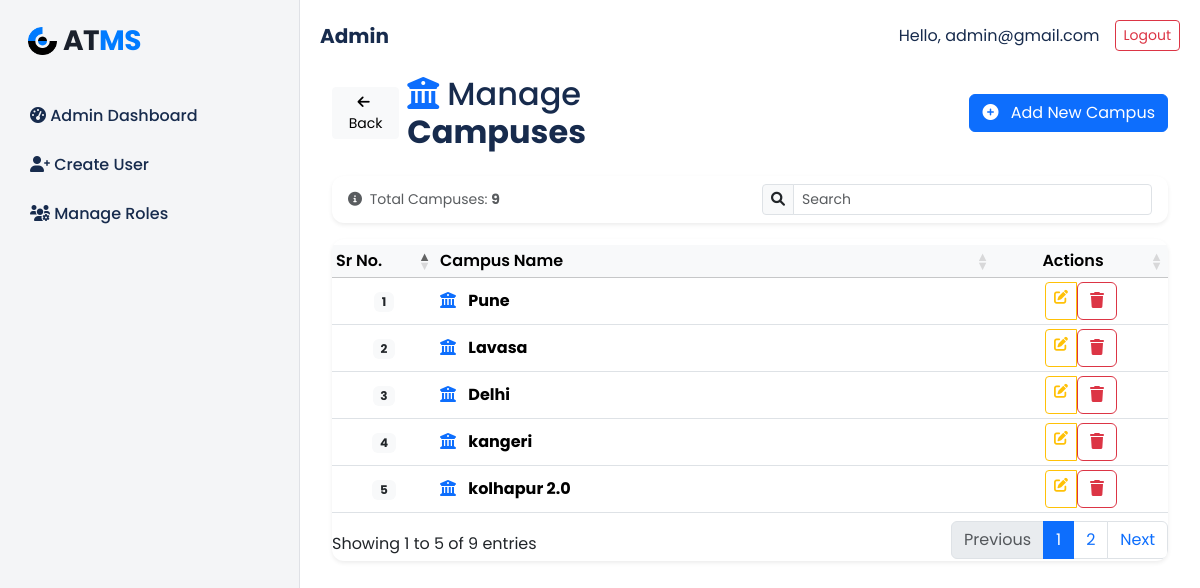
Page /accounts/campus/ (signed in) on the earlier database version.
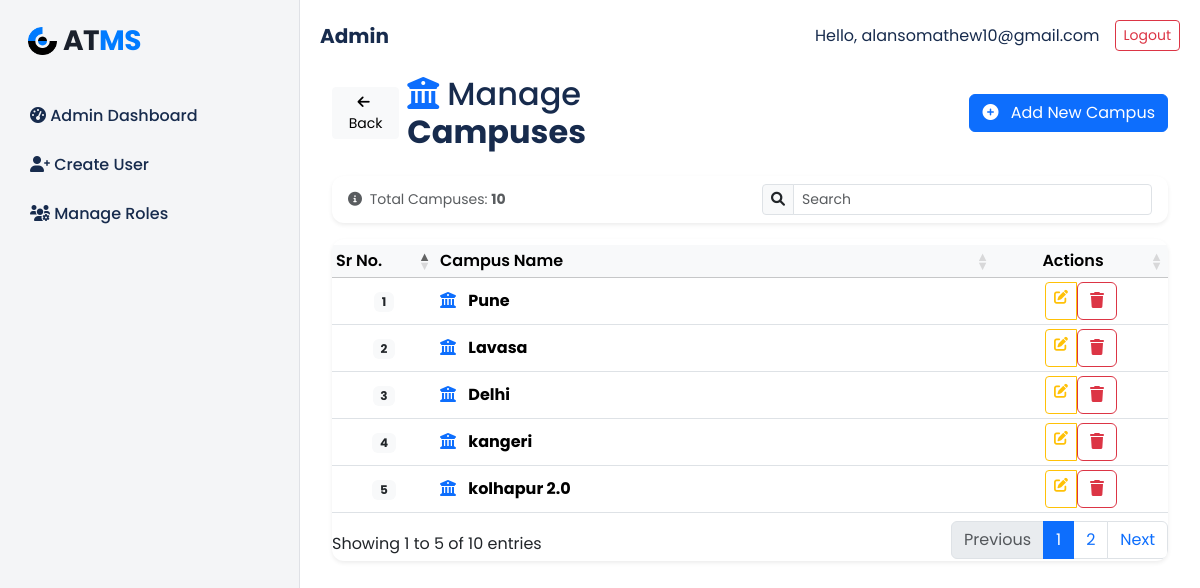
Same page on the later database version.
### accounts/models.py (models this page shows, shortened)
class CustomUser(AbstractUser):
    emp_id = models.CharField(max_length=20, blank=True, null=True)
    campus = models.ForeignKey('Campus', on_delete=models.SET_NULL, null=True, blank=True)
    school = models.ForeignKey('School', on_delete=models.SET_NULL, null=True, blank=True)
    department = models.ManyToManyField('Department', blank=True)
    phone_number = models.CharField(max_length=15, blank=True, null=True)
    gender = models.CharField(max_length=10, blank=True, null=True)
    phone_no = models.CharField(max_length=15, blank=True, null=True)
    role = models.CharField(
        max_length=10,
        choices=[('admin', 'Admin'), ('hod', 'HOD'), ('staff', 'Staff'), ('student', 'Student')],
        blank=True, null=True,
    )
    email = models.EmailField(unique=True)
    USERNAME_FIELD = 'email'  # login using email
    REQUIRED_FIELDS = ['username']        # must NOT include 'email'

### accounts/views.py (the view)
# urls.py: path('campus/', views.campus_crud, name='campus_crud'),
def campus_crud(request):
    if request.method == "POST":
        name = request.POST.get("name")
        if name:
            Campus.objects.create(name=name)
            return redirect('accounts:campus_crud')
    campuses = Campus.objects.all()
    return render(request, 'accounts/campus_crud.html', {'campuses': campuses})

### accounts/context_processors.py (called while the page is built)
def all_projects(request):
    projects = Project.objects.all()
    return {'projects': projects}

def global_teams_and_students(request):
    teams = Team.objects.all()
    students = User.objects.filter(role='staff')
    return {
        'teams': teams,
        'students': students
    }

### accounts/templates/accounts/campus_crud.html (shortened to what this page needs)
{% extends 'admin_base.html' %}
{% load static %}
{% block content %}
<div class="container-xl mt-4">
    <div class="row mb-4 align-items-center">
        <div class="col-sm-6 d-flex align-items-center gap-2">
            <a href="{% url 'accounts:dashboard' %}" class="btn btn-light btn-sm">
                <i class="fa fa-arrow-left me-1"></i> Back
            </a>
            <h2 class="mb-0"><i class="fa fa-university me-2 text-primary"></i>Manage <b>Campuses</b></h2>
        </div>
        <div class="col-sm-6 text-end">
            <button class="btn btn-primary" data-bs-toggle="collapse" data-bs-target="#addCampusForm">
                <i class="fa fa-plus-circle me-2"></i> Add New Campus
            </button>
        </div>
    </div>
    <div class="card shadow-sm border-0 mb-3">
        <div class="card-body py-2">
            <div class="row align-items-center">
                <div class="col-md-6">
                    <small class="text-muted">
                        <i class="fa fa-info-circle me-1"></i>
                        Total Campuses: <strong>{{ campuses|length }}</strong>
                    </small>
                </div>
                <div class="col-md-6">
                    <div class="input-group input-group-sm">
                        <span class="input-group-text"><i class="fa fa-search"></i></span>
                        <input class="form-control" id="campusSearch" type="text" placeholder="Search ">
                    </div>
                </div>
            </div>
        </div>
    </div>
    <div class="card shadow-sm border-0">
        <div class="card-body p-0">
            <div class="table-responsive">
                <table id="campusDataTable" class="table table-hover table-sm align-middle mb-0">
                    <thead class="table-light">
                        <tr>
                            <th class="fw-semibold" style="width: 80px;">Sr No.</th>
                            <th class="fw-semibold">Campus Name</th>
                            <th class="fw-semibold text-center" style="width: 150px;">Actions</th>
                        </tr>
                    </thead>
                    <tbody id="campusTable">
                        {% for campus in campuses %}
                        <tr>
                            <td class="text-center">
                                <span class="badge bg-light text-dark">{{ forloop.counter }}</span>
                            </td>
                            <td>
                                <i class="fa fa-university text-primary me-2"></i>
                                <strong>{{ campus.name }}</strong>
                            </td>
                            <td class="text-center">
                                <div class="btn-group btn-group-sm" role="group">
                                    <a href="{% url 'accounts:edit_campus' campus.id %}" class="btn btn-outline-warning" title="Edit Campus" data-bs-toggle="tooltip">
                                        <i class="fa fa-edit"></i>
                                    </a>
                                    <form method="POST" action="{% url 'accounts:delete_campus' campus.id %}" style="display:inline;" onsubmit="return confirm('Are you sure you want to delete this campus? This action cannot be undone.');">
                                        <button type="submit" class="btn btn-outline-danger" title="Delete Campus" data-bs-toggle="tooltip">
                                            <i class="fa fa-trash"></i>
                                        </button>
                                    </form>
                                </div>
                            </td>
                        </tr>
                        {% endfor %}
                    </tbody>
                </table>
            </div>
        </div>
    </div>
</div>
<link href="https://cdn.datatables.net/1.13.6/css/dataTables.bootstrap5.min.css" rel="stylesheet">
{% endblock %}

### templates/admin_base.html (shortened to what this page needs)
<!DOCTYPE html>
<html lang="en">
{% load static %}
<head>
  <link rel="stylesheet" href="https://cdn.jsdelivr.net/npm/bootstrap@5.3.2/dist/css/bootstrap.min.css">
  <link rel="stylesheet" href="https://cdnjs.cloudflare.com/ajax/libs/font-awesome/6.0.0-beta3/css/all.min.css">
</head>
<body>
<div class="main-container">
  <div class="sidebar">
    <div class="mb-4">
      <div class="sidebar-logo">
        <img src="{% static 'accounts/images/group-481747-1-19.png' %}" alt="Students Logo" class="logo-image">
        AT<span>MS</span>
      </div>
    </div>
    <div class="sidebar-menu">
    <a href="{% url 'accounts:admin_dashboard' %}" class="{% if request.resolver_match.url_name == 'admin_dashboard' %}active{% endif %}">
        <i class="fas fa-tachometer-alt"></i> Admin Dashboard
    </a>
      <a href="{% url 'accounts:create_user' %}" class="{% if request.resolver_match.url_name == 'create_user' %}active{% endif %}">
        <i class="fas fa-user-plus"></i> Create User
      </a>
      <a href="{% url 'accounts:manage_roles' %}" class="{% if request.resolver_match.url_name == 'manage_roles' %}active{% endif %}">
        <i class="fas fa-users-cog"></i> Manage Roles
      </a>
    </div>
  </div>
  <div class="main-content">
    <div class="top-navbar mb-4">
      <div class="d-flex align-items-center flex-wrap">
        <div class="brand">Admin </div>
      </div>
      <div class="user-info">
        <span>Hello, {{ request.user.email }}</span>
        <form action="{% url 'accounts:logout' %}" method="post">
          <button type="submit" class="btn btn-sm btn-outline-danger" id="logoutBtn">Logout</button>
        </form>
      </div>
    </div>
    {% block content %}{% endblock %}
  </div>
</div>
</body>
</html>

Differences in the rows shown:
changed CustomUser: user.email "admin@gmail.com" → "alansomathew10@gmail.com"
Other differences:
{{ campuses|length }}: "9" → "10"
text written by a page script: "Showing 1 to 5 of 9 entries Previous 1 2 Next" → "Showing 1 to 5 of 10 entries Previous 1 2 Next"
